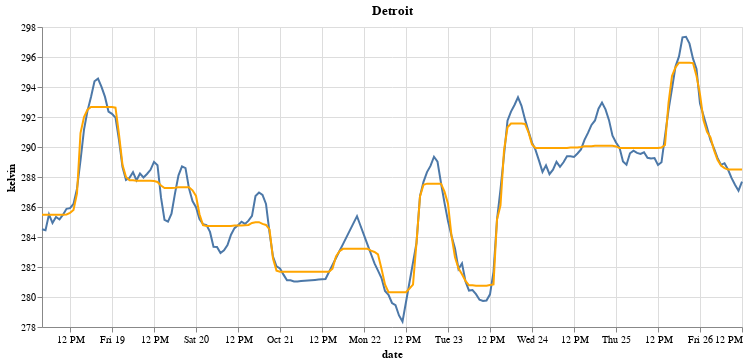

The notebook cell saved with this chart:
### Markdown cell above
The image looks pretty similar in this case, but the corners are rounded because of the averaging that happens.  Look for example on the very right side of this picture, and compare it to the picture above.  We have a diagonal curve in this random forest plot, which is very different from the straight horizontal segments of the decision tree plot.

### Code cell
c1 = alt.Chart(df).mark_line().encode(
    x="date",
    y=alt.Y("Detroit", scale=alt.Scale(zero=False), title="kelvin")
).properties(
    width=700,
    title="Detroit"
)

c2 = alt.Chart(df).mark_line(color="orange").encode(
    x="date",
    y=alt.Y("pred_forest", scale=alt.Scale(zero=False), title="kelvin")
    # Doesn't work.  color="orange"
    # Does work.  color=alt.value("orange")
)

c1+c2

### Figure 1 — Vega-Lite specification as saved in the notebook (floating-point values rounded to 4 significant figures; data arrays with more than 128 entries replaced by an {"elided": "..."} marker saying what was removed)
{"config": {"view": {"continuousWidth": 400, "continuousHeight": 300}}, "layer": [{"mark": "line", "encoding": {"x": {"field": "date", "type": "temporal"}, "y": {"field": "Detroit", "scale": {"zero": false}, "title": "kelvin", "type": "quantitative"}}, "title": "Detroit", "width": 700}, {"mark": {"type": "line", "color": "orange"}, "encoding": {"x": {"field": "date", "type": "temporal"}, "y": {"field": "pred_forest", "scale": {"zero": false}, "title": "kelvin", "type": "quantitative"}}}], "data": {"name": "data-0aa25505c292a52243140fad99da98cd"}, "$schema": "https://vega.github.io/schema/vega-lite/v4.17.0.json", "datasets": {"data-0aa25505c292a52243140fad99da98cd": {"elided": "201 records"}}}
